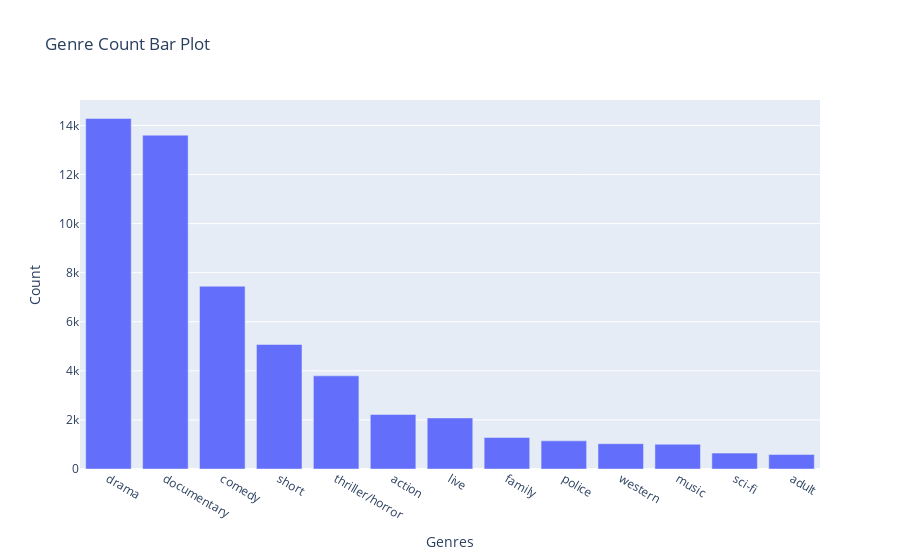

Source (notebook cell):
### Code cell
px.bar(y = df_train.Genre.value_counts(), 
       x = df_train.Genre.value_counts().index,
       labels={'x' : 'Genres',
               'y' : 'Count'},
        title='Genre Count Bar Plot')

### Figure 1 — Plotly figure (JSON) as saved in the notebook; plotly's stock layout.template omitted (floating-point values rounded to 4 significant figures)
{"data": [{"alignmentgroup": "True", "hovertemplate": "Genres=%{x}<br>Count=%{y}<extra></extra>", "legendgroup": "", "marker": {"color": "#636efa", "pattern": {"shape": ""}}, "name": "", "offsetgroup": "", "orientation": "v", "showlegend": false, "textposition": "auto", "type": "bar", "x": ["drama", "documentary", "comedy", "short", "thriller/horror", "action", "live", "family", "police", "western", "music", "sci-fi", "adult"], "xaxis": "x", "y": [14285, 13604, 7447, 5073, 3795, 2222, 2082, 1282, 1147, 1032, 1008, 647, 590], "yaxis": "y"}], "layout": {"barmode": "relative", "legend": {"tracegroupgap": 0}, "title": {"text": "Genre Count Bar Plot"}, "xaxis": {"anchor": "y", "domain": [0, 1], "title": {"text": "Genres"}}, "yaxis": {"anchor": "x", "domain": [0, 1], "title": {"text": "Count"}}}}
